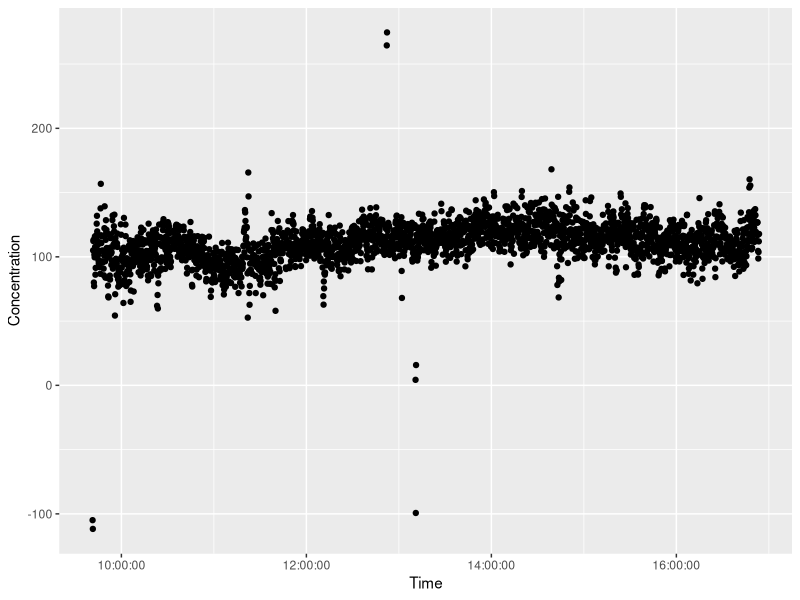

Generate this figure with R:
## ---- chunk 1
2+2
## ---- chunk 2
(1000 * pi) / 2

(2 * 3) + (5 * 4)
## ---- chunk 3
x <- 10 / 2
x
## ---- chunk 4
fifty <- 50
fifty

howdy <- "Howdy world!"
howdy

t <- TRUE
t
## ---- chunk 5
num <- c(1, 2, 3, 4, 5)
num

char <- c("blue", "green", "red")
char

log <- c(T, T, T, F, F, F)
log
## ---- chunk 6
hi <- list("Hello", c(5,10,15,20), c(T, T, F))
str(hi)
hi
## ---- chunk 7
mat <- matrix(data = c(3, 4, 1, 6, 2, 9), ncol = 3, nrow = 2)
mat
## ---- chunk 8
#load relevant packages
library(readr)
library(ggplot2)

#import ozone data set
ozone <- read_csv("./data/Ozone_oxidationexp.csv")

#plot ozone concentration vs. time
ggplot(data = ozone, aes(x = Time, y = Concentration)) +
  geom_point()
## ---- chunk 9
#Title: Ozone time series script
#Author: Georgia Green
#Date: January 8, 2072
## ---- chunk 10
# Heading Text
## Subheading Text
